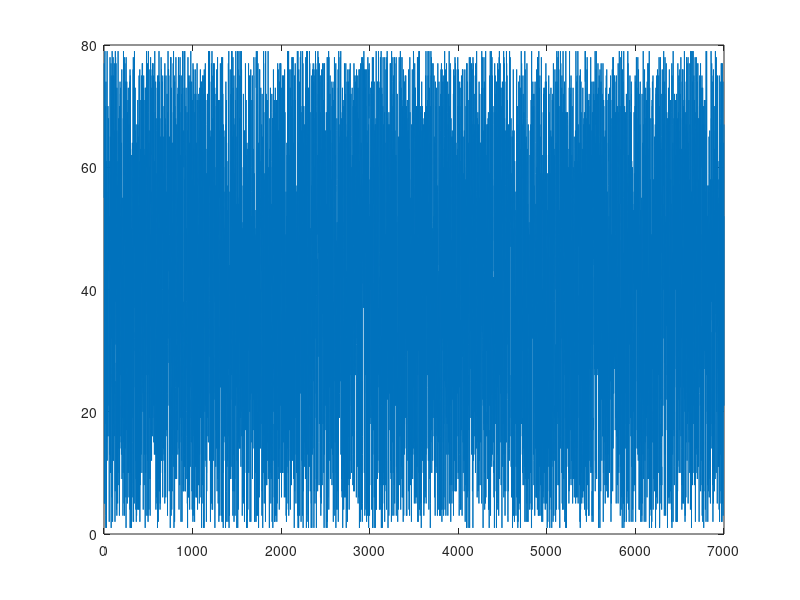

Source code (MATLAB):
function [prob]=piconet()

Master = 'M';
prob = 0;
p = {};
s1 = 7;
p1 = {};
s2 = 3;
sfora = [];
slotsfora = [];
slotsforb = [];
randomslot1 = randi([1 79],1,1);
randomslot2 = randi([1 79],1,1);
randomslot3 = randi([1 79],1,1);
for j = 1:1:1000 % slot number 
for i= 1:1:s1
    r1 = randi([1 79],1,1); % hop carrier for M
    p = horzcat(p,r1,Master);
    if (r1 ~= randomslot1 || r1 ~= randomslot2 || r1 ~= randomslot3)
        slotsfora = [slotsfora,r1];
    end
    r2 = randi([1 79],1,1); % hop carrier for S
    if (r2 ~= randomslot1 || r2 ~= randomslot2 || r2 ~= randomslot3)
           sfora = [sfora,r2];
           slotsfora = [slotsfora,r2];
    end
    slave = strcat('S',num2str(i));
    p = horzcat(p,r2,slave);
end
for k= 1:1:s2
    r1 = randi([1 79],1,1); % hop carrier for M
    if (r1 ~= randomslot1 || r1 ~= randomslot2 || r1 ~= randomslot3)
        slotsforb = [slotsforb,r1];
    end
    p1 = horzcat(p1,r1,Master);

    r2 = randi([1 79],1,1); % hop carrier for S
    if (r2 ~= randomslot1 || r2 ~= randomslot2 || r2 ~= randomslot3)
           slotsforb = [slotsforb,r2];
    end

    slave = strcat('S',num2str(k));
    p1 = horzcat(p1,r2,slave);
end

end
[m1,n1] = size(slotsforb);

for v= 1:1:n1
if slotsfora(v) == slotsforb(v)
    prob = prob + 1;
end
end
prob = (prob./n1)


plot(sfora)
